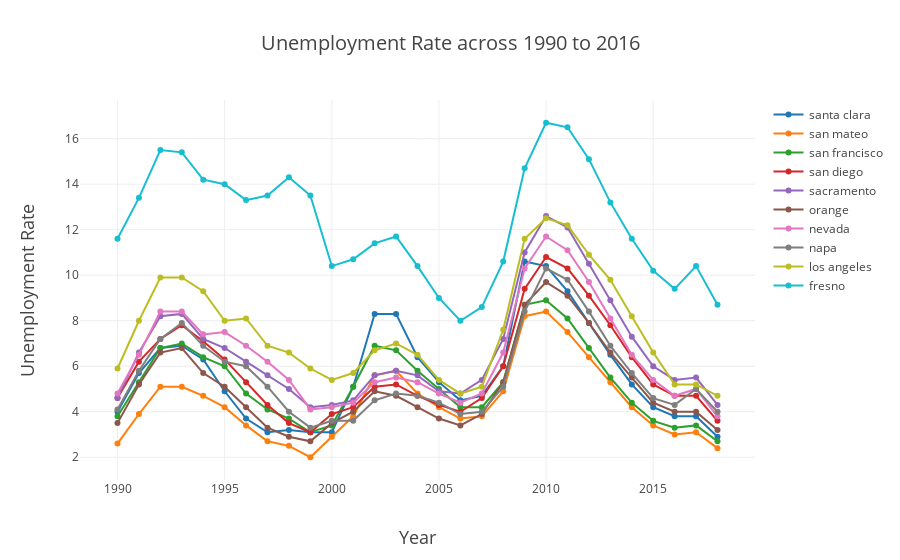

Here is the notebook cell this chart was saved with:
### Code cell
data_plot = []

# Create a trace
for i in range(len(jobs_filter.Area_Name.unique())):
    trace = go.Scatter(
    x = jobs_filter.Year.unique(),
    y = jobs_filter[(jobs_filter.Area_Name == jobs_filter.Area_Name.unique()[i])].Unemployment_Rate,
    mode = 'lines+markers',
    name = str(jobs_filter.Area_Name.unique()[i])
    )
    data_plot.append(trace)


layout = go.Layout(
    title='Unemployment Rate across 1990 to 2016',
    titlefont=dict(size = 20),
    xaxis=dict(
        title='Year',
        titlefont=dict(
            size=18
        )
    ),
    yaxis=dict(
        title='Unemployment Rate',
        titlefont=dict(
            size=18
        )
    )
)


fig = go.Figure(data=data_plot, layout=layout)
iplot(fig, filename='multi-line')
